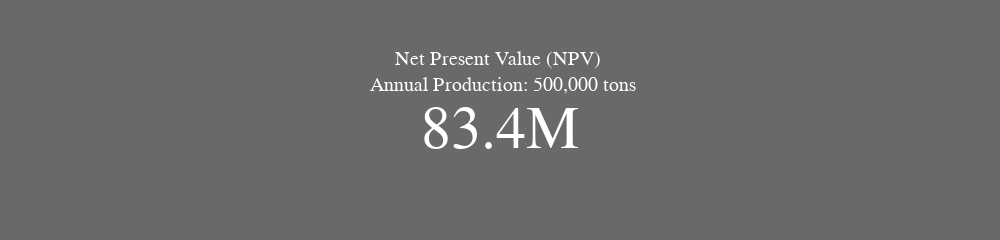

The code cell stored with this chart in its notebook:
### Code cell
npv_fig = go.Figure(); npv_fig.add_trace(go.Indicator(mode="number", value=net_present_value,
title={"text": f"Net Present Value (NPV) <br> Annual Production: {initial_annual_production_ton:,} tons"})); 
npv_fig.update_layout(height=200, width=1000, paper_bgcolor="dimgray", plot_bgcolor="black", font=dict(family="Century Gothic, Bold", color="white", size=20)); npv_fig.show()

### Figure 1 — Plotly figure (JSON) as saved in the notebook; plotly's stock layout.template omitted (floating-point values rounded to 4 significant figures)
{"data": [{"mode": "number", "title": {"text": "Net Present Value (NPV) <br> Annual Production: 500,000 tons"}, "type": "indicator", "value": 83400000.0}], "layout": {"font": {"color": "white", "family": "Century Gothic, Bold", "size": 20}, "height": 200, "paper_bgcolor": "dimgray", "plot_bgcolor": "black", "width": 1000}}
